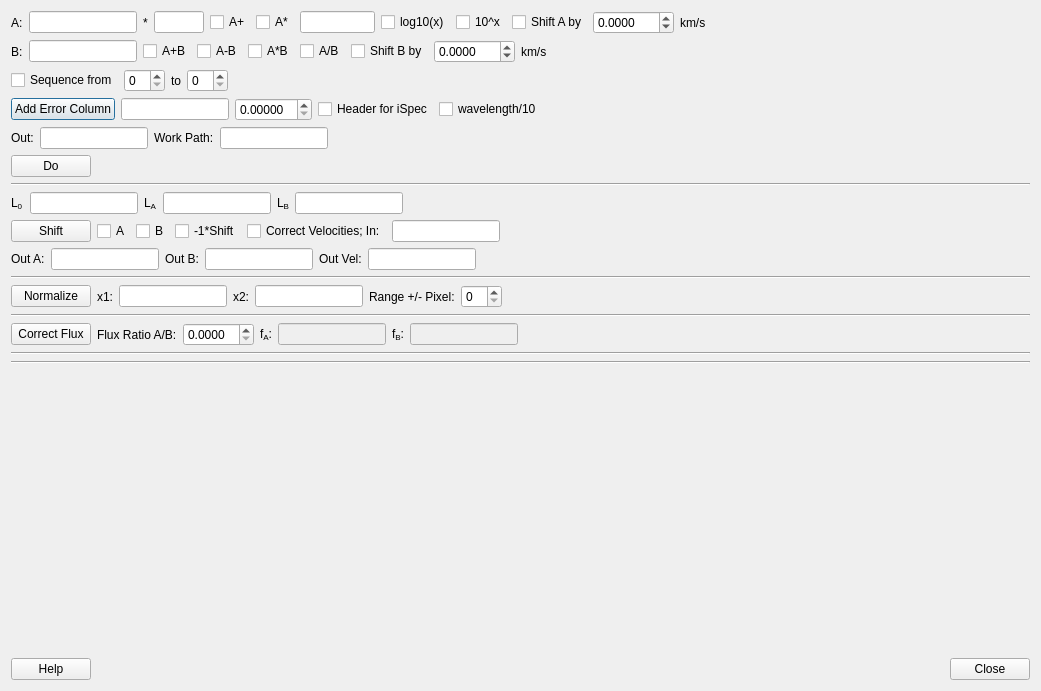
<?xml version="1.0" encoding="UTF-8"?>
<ui version="4.0">
 <class>Arithmetic</class>
 <widget class="QDialog" name="Arithmetic">
  <property name="geometry">
   <rect>
    <x>0</x>
    <y>0</y>
    <width>1041</width>
    <height>691</height>
   </rect>
  </property>
  <property name="windowTitle">
   <string>Dialog</string>
  </property>
  <layout class="QGridLayout" name="gridLayout">
   <item row="0" column="0">
    <layout class="QVBoxLayout" name="verticalLayout">
     <item>
      <layout class="QHBoxLayout" name="horizontalLayout">
       <item>
        <widget class="QLabel" name="label">
         <property name="text">
          <string>A:</string>
         </property>
        </widget>
       </item>
       <item>
        <widget class="QLineEdit" name="lineEdit">
         <property name="sizePolicy">
          <sizepolicy hsizetype="Maximum" vsizetype="Fixed">
           <horstretch>0</horstretch>
           <verstretch>0</verstretch>
          </sizepolicy>
         </property>
        </widget>
       </item>
       <item>
        <widget class="QLabel" name="label_6">
         <property name="text">
          <string>*</string>
         </property>
        </widget>
       </item>
       <item>
        <widget class="QLineEdit" name="lineEdit_6">
         <property name="sizePolicy">
          <sizepolicy hsizetype="Maximum" vsizetype="Fixed">
           <horstretch>0</horstretch>
           <verstretch>0</verstretch>
          </sizepolicy>
         </property>
         <property name="maximumSize">
          <size>
           <width>50</width>
           <height>16777215</height>
          </size>
         </property>
        </widget>
       </item>
       <item>
        <widget class="QCheckBox" name="checkBox_5">
         <property name="text">
          <string>A+</string>
         </property>
        </widget>
       </item>
       <item>
        <widget class="QCheckBox" name="checkBox_6">
         <property name="text">
          <string>A*</string>
         </property>
        </widget>
       </item>
       <item>
        <widget class="QLineEdit" name="lineEdit_5">
         <property name="sizePolicy">
          <sizepolicy hsizetype="Maximum" vsizetype="Fixed">
           <horstretch>0</horstretch>
           <verstretch>0</verstretch>
          </sizepolicy>
         </property>
         <property name="maximumSize">
          <size>
           <width>75</width>
           <height>16777215</height>
          </size>
         </property>
        </widget>
       </item>
       <item>
        <widget class="QCheckBox" name="checkBox_8">
         <property name="text">
          <string>log10(x)</string>
         </property>
        </widget>
       </item>
       <item>
        <widget class="QCheckBox" name="checkBox_9">
         <property name="text">
          <string>10^x</string>
         </property>
        </widget>
       </item>
       <item>
        <widget class="QCheckBox" name="checkBox_10">
         <property name="text">
          <string>Shift A by</string>
         </property>
        </widget>
       </item>
       <item>
        <widget class="QDoubleSpinBox" name="doubleSpinBox">
         <property name="decimals">
          <number>4</number>
         </property>
         <property name="minimum">
          <double>-999.990000000000009</double>
         </property>
         <property name="maximum">
          <double>999.990000000000009</double>
         </property>
        </widget>
       </item>
       <item>
        <widget class="QLabel" name="label_5">
         <property name="text">
          <string>km/s</string>
         </property>
        </widget>
       </item>
       <item>
        <spacer name="horizontalSpacer_4">
         <property name="orientation">
          <enum>Qt::Horizontal</enum>
         </property>
         <property name="sizeHint" stdset="0">
          <size>
           <width>40</width>
           <height>20</height>
          </size>
         </property>
        </spacer>
       </item>
      </layout>
     </item>
     <item>
      <layout class="QHBoxLayout" name="horizontalLayout_2">
       <item>
        <widget class="QLabel" name="label_2">
         <property name="text">
          <string>B:</string>
         </property>
        </widget>
       </item>
       <item>
        <widget class="QLineEdit" name="lineEdit_2">
         <property name="sizePolicy">
          <sizepolicy hsizetype="Maximum" vsizetype="Fixed">
           <horstretch>0</horstretch>
           <verstretch>0</verstretch>
          </sizepolicy>
         </property>
        </widget>
       </item>
       <item>
        <widget class="QCheckBox" name="checkBox">
         <property name="text">
          <string>A+B</string>
         </property>
        </widget>
       </item>
       <item>
        <widget class="QCheckBox" name="checkBox_2">
         <property name="text">
          <string>A-B</string>
         </property>
        </widget>
       </item>
       <item>
        <widget class="QCheckBox" name="checkBox_3">
         <property name="text">
          <string>A*B</string>
         </property>
        </widget>
       </item>
       <item>
        <widget class="QCheckBox" name="checkBox_4">
         <property name="text">
          <string>A/B</string>
         </property>
        </widget>
       </item>
       <item>
        <widget class="QCheckBox" name="checkBox_11">
         <property name="text">
          <string>Shift B by</string>
         </property>
        </widget>
       </item>
       <item>
        <widget class="QDoubleSpinBox" name="doubleSpinBox_2">
         <property name="decimals">
          <number>4</number>
         </property>
         <property name="minimum">
          <double>-999.990000000000009</double>
         </property>
         <property name="maximum">
          <double>999.990000000000009</double>
         </property>
        </widget>
       </item>
       <item>
        <widget class="QLabel" name="label_8">
         <property name="text">
          <string>km/s</string>
         </property>
        </widget>
       </item>
       <item>
        <spacer name="horizontalSpacer_3">
         <property name="orientation">
          <enum>Qt::Horizontal</enum>
         </property>
         <property name="sizeHint" stdset="0">
          <size>
           <width>40</width>
           <height>20</height>
          </size>
         </property>
        </spacer>
       </item>
      </layout>
     </item>
     <item>
      <layout class="QHBoxLayout" name="horizontalLayout_4">
       <item>
        <widget class="QCheckBox" name="checkBox_7">
         <property name="text">
          <string>Sequence from</string>
         </property>
        </widget>
       </item>
       <item>
        <widget class="QSpinBox" name="spinBox"/>
       </item>
       <item>
        <widget class="QLabel" name="label_7">
         <property name="text">
          <string>to</string>
         </property>
        </widget>
       </item>
       <item>
        <widget class="QSpinBox" name="spinBox_2"/>
       </item>
       <item>
        <spacer name="horizontalSpacer">
         <property name="orientation">
          <enum>Qt::Horizontal</enum>
         </property>
         <property name="sizeHint" stdset="0">
          <size>
           <width>40</width>
           <height>20</height>
          </size>
         </property>
        </spacer>
       </item>
      </layout>
     </item>
     <item>
      <layout class="QHBoxLayout" name="horizontalLayout_12">
       <item>
        <widget class="QPushButton" name="pushButton_7">
         <property name="sizePolicy">
          <sizepolicy hsizetype="Maximum" vsizetype="Fixed">
           <horstretch>0</horstretch>
           <verstretch>0</verstretch>
          </sizepolicy>
         </property>
         <property name="text">
          <string>Add Error Column</string>
         </property>
        </widget>
       </item>
       <item>
        <widget class="QLineEdit" name="lineEdit_18">
         <property name="sizePolicy">
          <sizepolicy hsizetype="Maximum" vsizetype="Fixed">
           <horstretch>0</horstretch>
           <verstretch>0</verstretch>
          </sizepolicy>
         </property>
        </widget>
       </item>
       <item>
        <widget class="QDoubleSpinBox" name="doubleSpinBox_4">
         <property name="sizePolicy">
          <sizepolicy hsizetype="Maximum" vsizetype="Fixed">
           <horstretch>0</horstretch>
           <verstretch>0</verstretch>
          </sizepolicy>
         </property>
         <property name="decimals">
          <number>5</number>
         </property>
        </widget>
       </item>
       <item>
        <widget class="QCheckBox" name="checkBox_16">
         <property name="sizePolicy">
          <sizepolicy hsizetype="Preferred" vsizetype="Fixed">
           <horstretch>0</horstretch>
           <verstretch>0</verstretch>
          </sizepolicy>
         </property>
         <property name="text">
          <string>Header for iSpec</string>
         </property>
        </widget>
       </item>
       <item>
        <widget class="QCheckBox" name="checkBox_17">
         <property name="text">
          <string>wavelength/10</string>
         </property>
        </widget>
       </item>
       <item>
        <spacer name="horizontalSpacer_12">
         <property name="orientation">
          <enum>Qt::Horizontal</enum>
         </property>
         <property name="sizeHint" stdset="0">
          <size>
           <width>40</width>
           <height>20</height>
          </size>
         </property>
        </spacer>
       </item>
      </layout>
     </item>
     <item>
      <layout class="QHBoxLayout" name="horizontalLayout_3">
       <item>
        <widget class="QLabel" name="label_4">
         <property name="text">
          <string>Out:</string>
         </property>
        </widget>
       </item>
       <item>
        <widget class="QLineEdit" name="lineEdit_3">
         <property name="sizePolicy">
          <sizepolicy hsizetype="Maximum" vsizetype="Fixed">
           <horstretch>0</horstretch>
           <verstretch>0</verstretch>
          </sizepolicy>
         </property>
        </widget>
       </item>
       <item>
        <widget class="QLabel" name="label_3">
         <property name="text">
          <string>Work Path:</string>
         </property>
        </widget>
       </item>
       <item>
        <widget class="QLineEdit" name="lineEdit_4">
         <property name="sizePolicy">
          <sizepolicy hsizetype="Maximum" vsizetype="Fixed">
           <horstretch>0</horstretch>
           <verstretch>0</verstretch>
          </sizepolicy>
         </property>
        </widget>
       </item>
       <item>
        <spacer name="horizontalSpacer_2">
         <property name="orientation">
          <enum>Qt::Horizontal</enum>
         </property>
         <property name="sizeHint" stdset="0">
          <size>
           <width>40</width>
           <height>20</height>
          </size>
         </property>
        </spacer>
       </item>
      </layout>
     </item>
     <item>
      <layout class="QHBoxLayout" name="horizontalLayout_6">
       <item>
        <widget class="QPushButton" name="pushButton_2">
         <property name="sizePolicy">
          <sizepolicy hsizetype="Maximum" vsizetype="Fixed">
           <horstretch>0</horstretch>
           <verstretch>0</verstretch>
          </sizepolicy>
         </property>
         <property name="text">
          <string>Do</string>
         </property>
        </widget>
       </item>
       <item>
        <spacer name="horizontalSpacer_6">
         <property name="orientation">
          <enum>Qt::Horizontal</enum>
         </property>
         <property name="sizeHint" stdset="0">
          <size>
           <width>40</width>
           <height>20</height>
          </size>
         </property>
        </spacer>
       </item>
      </layout>
     </item>
     <item>
      <widget class="Line" name="line">
       <property name="orientation">
        <enum>Qt::Horizontal</enum>
       </property>
      </widget>
     </item>
     <item>
      <layout class="QHBoxLayout" name="horizontalLayout_7">
       <item>
        <widget class="QLabel" name="label_9">
         <property name="text">
          <string>&lt;html&gt;&lt;head/&gt;&lt;body&gt;&lt;p&gt;L&lt;span style=&quot; vertical-align:sub;&quot;&gt;0&lt;/span&gt;&lt;/p&gt;&lt;/body&gt;&lt;/html&gt;</string>
         </property>
        </widget>
       </item>
       <item>
        <widget class="QLineEdit" name="lineEdit_7">
         <property name="sizePolicy">
          <sizepolicy hsizetype="Maximum" vsizetype="Fixed">
           <horstretch>0</horstretch>
           <verstretch>0</verstretch>
          </sizepolicy>
         </property>
        </widget>
       </item>
       <item>
        <widget class="QLabel" name="label_10">
         <property name="text">
          <string>&lt;html&gt;&lt;head/&gt;&lt;body&gt;&lt;p&gt;L&lt;span style=&quot; vertical-align:sub;&quot;&gt;A&lt;/span&gt;&lt;/p&gt;&lt;/body&gt;&lt;/html&gt;</string>
         </property>
        </widget>
       </item>
       <item>
        <widget class="QLineEdit" name="lineEdit_8">
         <property name="sizePolicy">
          <sizepolicy hsizetype="Maximum" vsizetype="Fixed">
           <horstretch>0</horstretch>
           <verstretch>0</verstretch>
          </sizepolicy>
         </property>
        </widget>
       </item>
       <item>
        <widget class="QLabel" name="label_11">
         <property name="text">
          <string>&lt;html&gt;&lt;head/&gt;&lt;body&gt;&lt;p&gt;L&lt;span style=&quot; vertical-align:sub;&quot;&gt;B&lt;/span&gt;&lt;/p&gt;&lt;/body&gt;&lt;/html&gt;</string>
         </property>
        </widget>
       </item>
       <item>
        <widget class="QLineEdit" name="lineEdit_9">
         <property name="sizePolicy">
          <sizepolicy hsizetype="Maximum" vsizetype="Fixed">
           <horstretch>0</horstretch>
           <verstretch>0</verstretch>
          </sizepolicy>
         </property>
        </widget>
       </item>
       <item>
        <spacer name="horizontalSpacer_7">
         <property name="orientation">
          <enum>Qt::Horizontal</enum>
         </property>
         <property name="sizeHint" stdset="0">
          <size>
           <width>40</width>
           <height>20</height>
          </size>
         </property>
        </spacer>
       </item>
      </layout>
     </item>
     <item>
      <layout class="QHBoxLayout" name="horizontalLayout_8">
       <item>
        <widget class="QPushButton" name="pushButton_3">
         <property name="sizePolicy">
          <sizepolicy hsizetype="Minimum" vsizetype="Maximum">
           <horstretch>0</horstretch>
           <verstretch>0</verstretch>
          </sizepolicy>
         </property>
         <property name="text">
          <string>Shift</string>
         </property>
        </widget>
       </item>
       <item>
        <widget class="QCheckBox" name="checkBox_12">
         <property name="text">
          <string>A</string>
         </property>
        </widget>
       </item>
       <item>
        <widget class="QCheckBox" name="checkBox_13">
         <property name="text">
          <string>B</string>
         </property>
        </widget>
       </item>
       <item>
        <widget class="QCheckBox" name="checkBox_15">
         <property name="text">
          <string>-1*Shift</string>
         </property>
        </widget>
       </item>
       <item>
        <widget class="QCheckBox" name="checkBox_14">
         <property name="text">
          <string>Correct Velocities; In:</string>
         </property>
        </widget>
       </item>
       <item>
        <widget class="QLineEdit" name="lineEdit_10">
         <property name="sizePolicy">
          <sizepolicy hsizetype="Maximum" vsizetype="Fixed">
           <horstretch>0</horstretch>
           <verstretch>0</verstretch>
          </sizepolicy>
         </property>
        </widget>
       </item>
       <item>
        <spacer name="horizontalSpacer_8">
         <property name="orientation">
          <enum>Qt::Horizontal</enum>
         </property>
         <property name="sizeHint" stdset="0">
          <size>
           <width>40</width>
           <height>20</height>
          </size>
         </property>
        </spacer>
       </item>
      </layout>
     </item>
     <item>
      <layout class="QHBoxLayout" name="horizontalLayout_9">
       <item>
        <widget class="QLabel" name="label_13">
         <property name="text">
          <string>Out A:</string>
         </property>
        </widget>
       </item>
       <item>
        <widget class="QLineEdit" name="lineEdit_12">
         <property name="sizePolicy">
          <sizepolicy hsizetype="Maximum" vsizetype="Fixed">
           <horstretch>0</horstretch>
           <verstretch>0</verstretch>
          </sizepolicy>
         </property>
        </widget>
       </item>
       <item>
        <widget class="QLabel" name="label_14">
         <property name="text">
          <string>Out B:</string>
         </property>
        </widget>
       </item>
       <item>
        <widget class="QLineEdit" name="lineEdit_13">
         <property name="sizePolicy">
          <sizepolicy hsizetype="Maximum" vsizetype="Fixed">
           <horstretch>0</horstretch>
           <verstretch>0</verstretch>
          </sizepolicy>
         </property>
        </widget>
       </item>
       <item>
        <widget class="QLabel" name="label_12">
         <property name="text">
          <string>Out Vel:</string>
         </property>
        </widget>
       </item>
       <item>
        <widget class="QLineEdit" name="lineEdit_11">
         <property name="sizePolicy">
          <sizepolicy hsizetype="Maximum" vsizetype="Fixed">
           <horstretch>0</horstretch>
           <verstretch>0</verstretch>
          </sizepolicy>
         </property>
        </widget>
       </item>
       <item>
        <spacer name="horizontalSpacer_9">
         <property name="orientation">
          <enum>Qt::Horizontal</enum>
         </property>
         <property name="sizeHint" stdset="0">
          <size>
           <width>40</width>
           <height>20</height>
          </size>
         </property>
        </spacer>
       </item>
      </layout>
     </item>
     <item>
      <widget class="Line" name="line_2">
       <property name="orientation">
        <enum>Qt::Horizontal</enum>
       </property>
      </widget>
     </item>
     <item>
      <layout class="QHBoxLayout" name="horizontalLayout_10">
       <item>
        <widget class="QPushButton" name="pushButton_4">
         <property name="sizePolicy">
          <sizepolicy hsizetype="Maximum" vsizetype="Fixed">
           <horstretch>0</horstretch>
           <verstretch>0</verstretch>
          </sizepolicy>
         </property>
         <property name="text">
          <string>Normalize</string>
         </property>
        </widget>
       </item>
       <item>
        <widget class="QLabel" name="label_15">
         <property name="text">
          <string>x1:</string>
         </property>
        </widget>
       </item>
       <item>
        <widget class="QLineEdit" name="lineEdit_14">
         <property name="sizePolicy">
          <sizepolicy hsizetype="Maximum" vsizetype="Fixed">
           <horstretch>0</horstretch>
           <verstretch>0</verstretch>
          </sizepolicy>
         </property>
        </widget>
       </item>
       <item>
        <widget class="QLabel" name="label_16">
         <property name="text">
          <string>x2:</string>
         </property>
        </widget>
       </item>
       <item>
        <widget class="QLineEdit" name="lineEdit_15">
         <property name="sizePolicy">
          <sizepolicy hsizetype="Maximum" vsizetype="Fixed">
           <horstretch>0</horstretch>
           <verstretch>0</verstretch>
          </sizepolicy>
         </property>
        </widget>
       </item>
       <item>
        <widget class="QLabel" name="label_17">
         <property name="text">
          <string>Range +/- Pixel:</string>
         </property>
        </widget>
       </item>
       <item>
        <widget class="QSpinBox" name="spinBox_3"/>
       </item>
       <item>
        <spacer name="horizontalSpacer_10">
         <property name="orientation">
          <enum>Qt::Horizontal</enum>
         </property>
         <property name="sizeHint" stdset="0">
          <size>
           <width>40</width>
           <height>20</height>
          </size>
         </property>
        </spacer>
       </item>
      </layout>
     </item>
     <item>
      <widget class="Line" name="line_3">
       <property name="orientation">
        <enum>Qt::Horizontal</enum>
       </property>
      </widget>
     </item>
     <item>
      <layout class="QHBoxLayout" name="horizontalLayout_11">
       <item>
        <widget class="QPushButton" name="pushButton_5">
         <property name="sizePolicy">
          <sizepolicy hsizetype="Maximum" vsizetype="Fixed">
           <horstretch>0</horstretch>
           <verstretch>0</verstretch>
          </sizepolicy>
         </property>
         <property name="text">
          <string>Correct Flux</string>
         </property>
        </widget>
       </item>
       <item>
        <widget class="QLabel" name="label_18">
         <property name="text">
          <string>Flux Ratio A/B:</string>
         </property>
        </widget>
       </item>
       <item>
        <widget class="QDoubleSpinBox" name="doubleSpinBox_3">
         <property name="decimals">
          <number>4</number>
         </property>
        </widget>
       </item>
       <item>
        <widget class="QLabel" name="label_19">
         <property name="text">
          <string>&lt;html&gt;&lt;head/&gt;&lt;body&gt;&lt;p&gt;f&lt;span style=&quot; vertical-align:sub;&quot;&gt;A&lt;/span&gt;:&lt;/p&gt;&lt;/body&gt;&lt;/html&gt;</string>
         </property>
        </widget>
       </item>
       <item>
        <widget class="QLineEdit" name="lineEdit_16">
         <property name="enabled">
          <bool>false</bool>
         </property>
         <property name="sizePolicy">
          <sizepolicy hsizetype="Maximum" vsizetype="Fixed">
           <horstretch>0</horstretch>
           <verstretch>0</verstretch>
          </sizepolicy>
         </property>
        </widget>
       </item>
       <item>
        <widget class="QLabel" name="label_20">
         <property name="text">
          <string>&lt;html&gt;&lt;head/&gt;&lt;body&gt;&lt;p&gt;f&lt;span style=&quot; vertical-align:sub;&quot;&gt;B&lt;/span&gt;:&lt;/p&gt;&lt;/body&gt;&lt;/html&gt;</string>
         </property>
        </widget>
       </item>
       <item>
        <widget class="QLineEdit" name="lineEdit_17">
         <property name="enabled">
          <bool>false</bool>
         </property>
         <property name="sizePolicy">
          <sizepolicy hsizetype="Maximum" vsizetype="Fixed">
           <horstretch>0</horstretch>
           <verstretch>0</verstretch>
          </sizepolicy>
         </property>
        </widget>
       </item>
       <item>
        <spacer name="horizontalSpacer_11">
         <property name="orientation">
          <enum>Qt::Horizontal</enum>
         </property>
         <property name="sizeHint" stdset="0">
          <size>
           <width>40</width>
           <height>20</height>
          </size>
         </property>
        </spacer>
       </item>
      </layout>
     </item>
     <item>
      <widget class="Line" name="line_4">
       <property name="orientation">
        <enum>Qt::Horizontal</enum>
       </property>
      </widget>
     </item>
     <item>
      <widget class="Line" name="line_5">
       <property name="orientation">
        <enum>Qt::Horizontal</enum>
       </property>
      </widget>
     </item>
     <item>
      <spacer name="verticalSpacer">
       <property name="orientation">
        <enum>Qt::Vertical</enum>
       </property>
       <property name="sizeHint" stdset="0">
        <size>
         <width>20</width>
         <height>15</height>
        </size>
       </property>
      </spacer>
     </item>
     <item>
      <layout class="QHBoxLayout" name="horizontalLayout_5">
       <item>
        <widget class="QPushButton" name="pushButton_6">
         <property name="text">
          <string>Help</string>
         </property>
        </widget>
       </item>
       <item>
        <spacer name="horizontalSpacer_5">
         <property name="orientation">
          <enum>Qt::Horizontal</enum>
         </property>
         <property name="sizeHint" stdset="0">
          <size>
           <width>40</width>
           <height>20</height>
          </size>
         </property>
        </spacer>
       </item>
       <item>
        <widget class="QPushButton" name="pushButton">
         <property name="sizePolicy">
          <sizepolicy hsizetype="Maximum" vsizetype="Fixed">
           <horstretch>0</horstretch>
           <verstretch>0</verstretch>
          </sizepolicy>
         </property>
         <property name="text">
          <string>Close</string>
         </property>
        </widget>
       </item>
      </layout>
     </item>
    </layout>
   </item>
  </layout>
 </widget>
 <resources/>
 <connections>
  <connection>
   <sender>pushButton</sender>
   <signal>clicked()</signal>
   <receiver>Arithmetic</receiver>
   <slot>close()</slot>
   <hints>
    <hint type="sourcelabel">
     <x>137</x>
     <y>465</y>
    </hint>
    <hint type="destinationlabel">
     <x>212</x>
     <y>464</y>
    </hint>
   </hints>
  </connection>
 </connections>
</ui>
